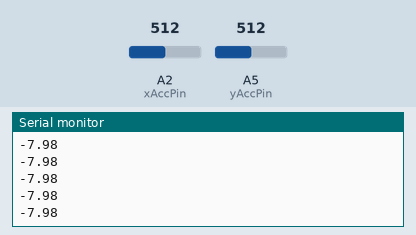
Simulated run of this sketch. Board: Arduino Uno, built with avr-gcc and run on an emulated ATmega328P. On the bench: the last lines printed to the serial monitor. Inputs (shaded band) come from the test bench; at power-on: A2 (xAccPin) = 512, A5 (yAccPin) = 512.

Above: at 1.2 s.
1.3 s: A2 (xAccPin) set to 716
At 1.32 s:
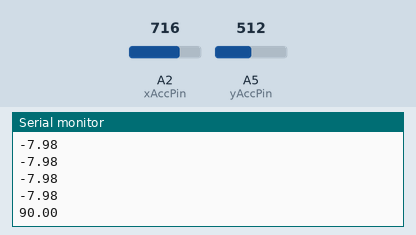
2.8 s: A2 (xAccPin) set to 511
At 2.83 s:
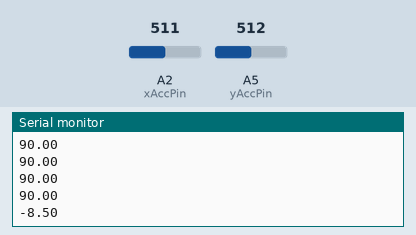
Timing chart, 0 to 5.8 s (numbered marks = the images above; inputs shaded):
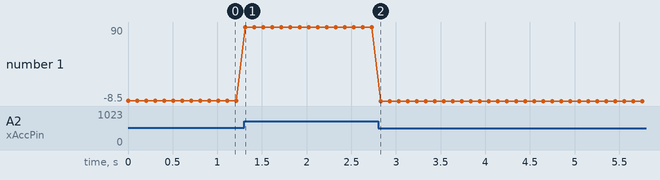

Measured:
- after the input at 1.3 s, the serial monitor: prints a new line at once (image 1)
- after the input at 2.8 s, the serial monitor: prints a new line at once (image 2)
- plotted number 1: -7.98 → 90 after the input at 1.3 s, 90 → -8.5 after the input at 2.8 s

The sketch:

Accelerometer_with_Itsy.ino
```cpp
//NOTE: borrowed some code from https://github.com/sparkfun/ADXL337_Breakout/blob/master/firmware/ADXL337_example/ADXL337_example.ino
//This comment is a test

// Includes
#include <math.h>

//Pin declares
int yAccPin = A5;
int xAccPin = A2;


//initialize variables
int yAcc_raw = 0;
int xAcc_raw = 0;
int half_range = 3; //+-3g range
double scaledY = 0;
double scaledX = 0;
double zero_offset = 1.69;//manually check this
double g = 1; //m/s^2
double y_acc_ratio = 0;
double x_acc_ratio = 0;
double theta = 0;

void setup() {
  Serial.begin(9600);
  // put your setup code here, to run once:
  pinMode(yAccPin, INPUT); //set acceleration pin to input
  pinMode(xAccPin, INPUT); //set acceleration pin to input
  yAcc_raw = analogRead(yAccPin);
  xAcc_raw = analogRead(xAccPin);
}

void loop() {
  // put your main code here, to run repeatedly:
  yAcc_raw = analogRead(yAccPin);
  scaledY = mapf(yAcc_raw,0,675,-half_range,half_range); //3.3/5*1023=~675
  scaledY = scaledY - zero_offset;
  xAcc_raw = analogRead(xAccPin);
  scaledX = mapf(xAcc_raw,0,675,-half_range,half_range); //3.3/5*1023=~675
  scaledX = scaledX - zero_offset;
  //scaledY = scaledY * -1*g;
  y_acc_ratio = scaledY/g;
  x_acc_ratio = scaledX/g;
  //saturate between -1 and 1
  if (x_acc_ratio<-1){
    x_acc_ratio=-1;
  } else if (x_acc_ratio>1) {
    x_acc_ratio=1;
  }
  //WON'T THE MEASUREMENTS BE CORRUPTED BY ACTUAL ACCELERATION IN X??
  //HOW TO ACCOUNT FOR THIS??
  //answer: not sure, but it seems like it works pretty well without
    //compensating for it

  theta = asin(x_acc_ratio);
  //convert to degrees
  theta = theta*180/M_PI;
  Serial.println(theta);
  delay(100);
  //note: currently outputs reasonable angles, haven't checked absolute
   //accuracy yet though. maybe check with pocketlab or encoder

   //BECAUSE WE WANT THEM TO HAVE AN ODE, SEE IF I CAN GET A FORMULA FOR
   //ACCELERATION FROM GEOMETRY OF HAPKIT FOR EXAMPLE
}
// Same functionality as Arduino's standard map function, except using floats
float mapf(float x, float in_min, float in_max, float out_min, float out_max)
{
  return (x - in_min) * (out_max - out_min) / (in_max - in_min) + out_min;
}
```
